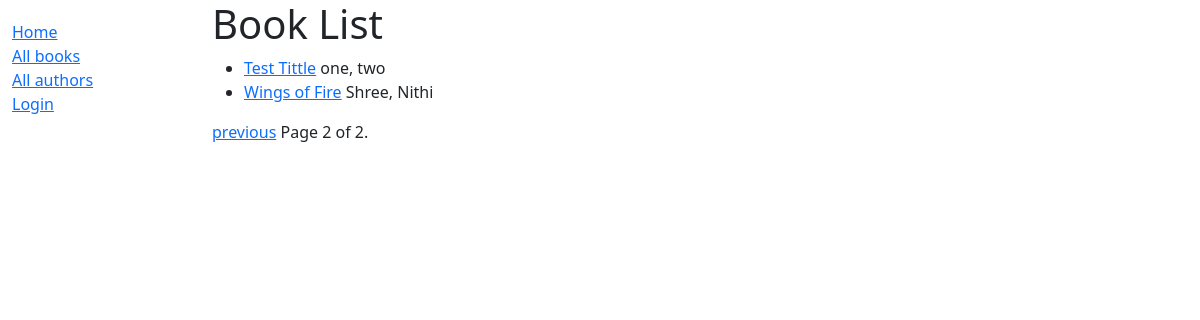
The app's page /catlog/books/?page=2 with its own data.
### catlog/models.py (models this page shows, shortened)
class Book(models.Model):
    title = models.CharField(max_length=200)
    author = models.ForeignKey('Author', on_delete=models.RESTRICT, null=True)
    summary = models.TextField(
        max_length=1000, help_text="Enter a brief description of the book")
    isbn = models.CharField('ISBN', max_length=13,
                            unique=True,
                            help_text='13 Character <a href="https://www.isbn-international.org/content/what-isbn'
                                      '">ISBN number</a>')
    genre = models.ManyToManyField(
        Genre, help_text="Select a genre for this book")
    language = models.ForeignKey('Language', on_delete=models.PROTECT, help_text="Select a language for this book")
    def get_absolute_url(self):
        return reverse('book-detail', args=[str(self.id)])
    def display_genre(self):
        """Create a string for the Genre. This is required to display genre in Admin."""
        return ', '.join(genre.name for genre in self.genre.all()[:3])
    display_genre.short_description = 'Genre'

class Author(models.Model):
    first_name = models.CharField(max_length=100)
    last_name = models.CharField(max_length=100)
    date_of_birth = models.DateField(null=True, blank=True)
    date_of_death = models.DateField('Died', null=True, blank=True)
    class Meta:
        ordering = ['first_name', 'last_name']
    def __str__(self):
        return f'{self.first_name}, {self.last_name}'

### catlog/views.py (the view)
# urls.py: path('books/', views.BookListView.as_view(), name = 'books'),
class BookListView(generic.ListView):
    model = Book
    context_object_name = 'book_list'
    template_name = 'catlog/book_list.html'
    paginate_by = 2
    def get_queryset(self):
        return Book.objects.all().order_by('title')[:5]
    def get_context_data(self, **kwargs):
        context = super(BookListView, self).get_context_data(**kwargs)
        context['some_data'] = 'This is just some data'
        return context

### catlog/templates/catlog/book_list.html
{% extends "base_generic.html" %}
{% block content %}
  <h1>Book List</h1>
  {% if book_list %}
    <ul>
      {% for book in book_list %}
      <li>
        <a href="{{ book.get_absolute_url }}">{{ book.title }}</a>
        {{ book.author }}
      </li>
      {% endfor %}
    </ul>
  {% else %}
    <p>There are no books in the library.</p>
  {% endif %}
{% endblock %}

### records on screen
Book: title "Test Tittle", author "one, two"
Book: title "Wings of Fire", author "Shree, Nithi"

### other values on screen
{{ page_obj.number }} "2"
{{ page_obj.paginator.num_pages }} "2"
